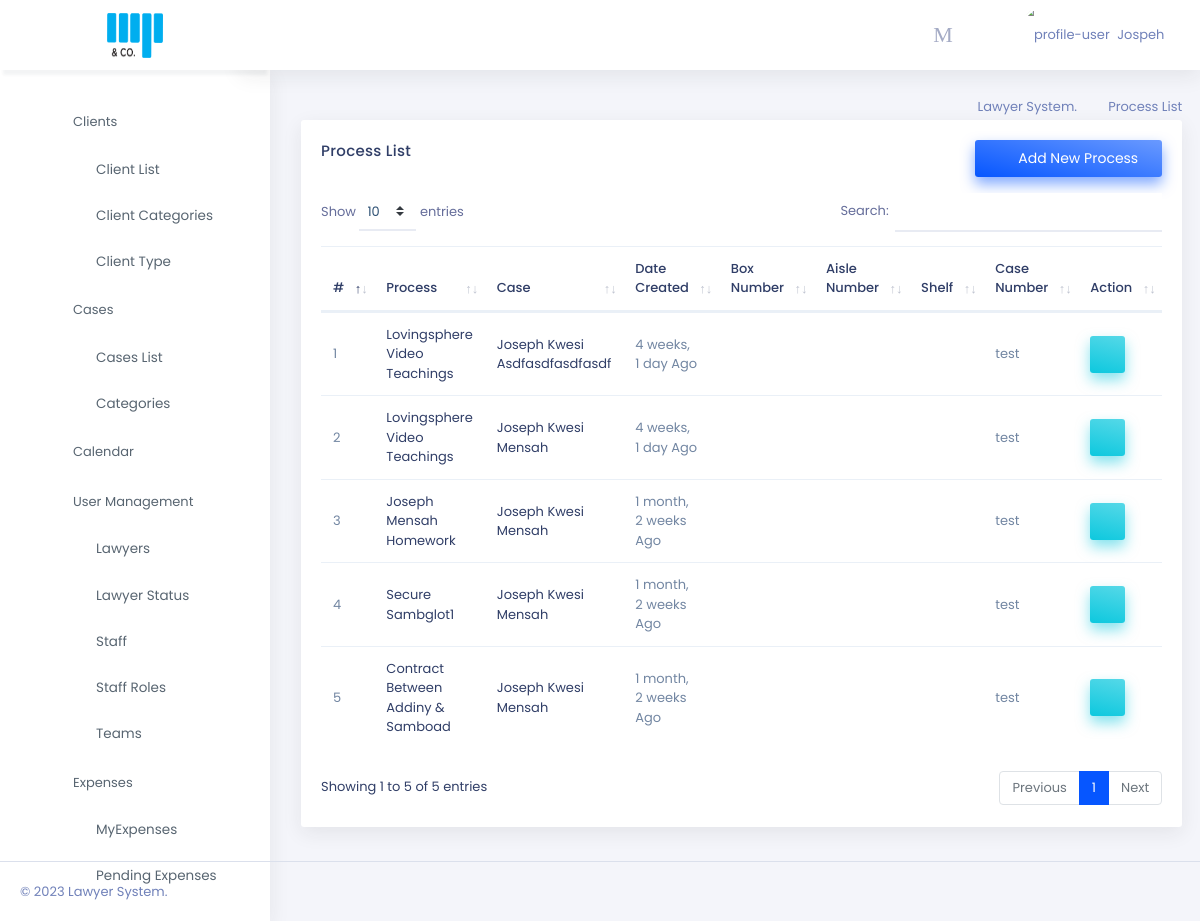
Page /cases/processes/list (signed in) on the committed database.
### lawyers/models.py (models this page shows, shortened)
class User(AbstractUser):
    avatar = models.ImageField(
        upload_to="avatars/", null=True, blank=True)
    phone = models.CharField(default="", max_length=50)
    team=models.ForeignKey('lawyers.Team',null=True, on_delete=models.SET_NULL) #added team: 13.04.2021
    is_lawyer = models.BooleanField(default=False)

### cases/models.py (models this page shows, shortened)
class Process(models.Model):
    case = models.ForeignKey(Case, on_delete=models.CASCADE)
    process = models.CharField(max_length=250, blank=True,null=True)
    description = RichTextField(blank=True,null=True)
    date_added = models.DateTimeField(auto_now=True)
    added_by = models.ForeignKey(
        "lawyers.User", null=True, on_delete=models.SET_NULL)
    process_file=models.FileField(upload_to="processes/", null=True)
    box_number = models.CharField(max_length=250,default="")
    aisle_number=models.CharField(max_length=250,default="")
    shelf=models.CharField(max_length=250,default="")
    archived=models.BooleanField(default=False)
    class Meta:
        verbose_name = 'Process'
        verbose_name_plural = 'Processes'
        ordering = ['-date_added']

class Case(models.Model):
    name = models.CharField(max_length=350)
    description = RichTextField(blank=True,null=True)
    category = models.ManyToManyField(Category, blank = True)
    court_number = models.CharField(max_length=250, null=True, blank=True)
    suit_number = models.CharField(max_length=250,null=True,blank=True)
    case_number = models.CharField(max_length=250, null=True, blank=True)
    representative = models.ForeignKey(
        Representative, null=True,blank=True ,on_delete=models.SET_NULL)
    lead_professional=models.ForeignKey('lawyers.Lawyer',related_name='lead_professional' ,null=True,on_delete=models.SET_NULL)
    confidential=models.BooleanField(default=False)
    team=models.ForeignKey('lawyers.Team',null=True, on_delete=models.SET_NULL)
    type=models.ForeignKey(CaseType,null=True, on_delete=models.SET_NULL)
    lawyer = models.ManyToManyField("lawyers.Lawyer", blank=True)
    staff = models.ManyToManyField("lawyers.OtherStaff", blank=True)
    chinese_wall=models.BooleanField(default=False)
    client = models.ManyToManyField('clients.Client')
    date_updated = models.DateTimeField(auto_now=True)
    date_added = models.DateTimeField(auto_now=False)
    date_received = models.DateTimeField(default=now,editable=True)
    court = models.ForeignKey(Court, null=True, on_delete=models.SET_NULL)
    closed = models.BooleanField(default=False)
    archived = models.BooleanField(default=False)
    comments = GenericRelation(Comment)
    added_by = models.ForeignKey("lawyers.user", on_delete=models.CASCADE)
    """Model definition for Case."""
    class Meta:
        verbose_name = 'Case'
        verbose_name_plural = 'Cases'
    def __str__(self):
        return self.name

### cases/views.py (the view)
# urls.py: path('cases/processes/list', list_processes, name="list_process"),
@login_required
def list_processes(request):
    staff=OtherStaff.objects.all()
    users=[]
    for i in staff:
        users.append(i.user)
    processes = Process.objects.all()
    return render(request, 'cases/processes/process_list.html', {'procs': processes,'form':ProcessForm2,'users':users})

### accounts/templatetags/auth_extras.py (called while the page is built)
@register.filter(name='has_group')
def has_group(user, group_name):
    group = Group.objects.get(name=group_name)
    return True if group in user.groups.all() else False

### cases/context_processors.py (called while the page is built)
def get_lawyer(user):
    try:
        qs=Lawyer.objects.get(user=user)
        return qs
    except :
        return None

### templates/cases/processes/process_list.html (shortened to what this page needs)
{% extends 'base.html' %}
{% load static %}
{% load auth_extras %}
{% load crispy_forms_tags %}
{% block content %}
<div class="page-content">
    <div class="container-fluid">
        <div class="row">
            <div class="col-sm-12">
                <div class="page-title-box">
                    <div class="float-right">
                        <ol class="breadcrumb">
                            <li class="breadcrumb-item"><a href="/">Lawyer System.</a></li>
                            <li class="breadcrumb-item active">Process List</li>
                        </ol>
                    </div>
                </div>
            </div>
        </div>
        <div class="row">
            <div class="col-12">
                <div class="card">
                    <div class="card-body">
                        <button class="btn btn-gradient-primary px-4 float-right mt-0 mb-3" data-toggle="modal"
                            data-target=".bd-example-modal-xl"><i class="mdi mdi-plus-circle-outline mr-2"></i>Add New
                            Process</button>
                        <h4 class="mt-0 header-title">Process List</h4>
                        <div class="table-responsive dash-social">
                            <table id="datatable" class="table">
                                <thead>
                                    <tr><th>#</th>
                                        <th>Process</th>
                                        <th>Case</th>
                                        <th>Date Created</th>
                                        <th>Box Number</th>
                                        <th>Aisle Number</th>
                                        <th>Shelf</th>
                                        <th>Case Number</th>
                                        <th>Action</th>
                                    </tr>
                                </thead>
                                <tbody>
                                    {% for proc in  procs %}
                                    <tr>
                                            <td>{{forloop.counter}}</td>
                                         <td> <a href="{% url 'cases:process_detail' proc.pk %}">{{proc.process|title}}</a>
                                        </td>
                                        <td> <a href="{% url 'cases:case_detail' proc.case.pk %}">{{proc.case|title}}</a>
                                        </td>
                                        <td> {{proc.date_added|timesince}} Ago</td>
                                        <td> {{proc.box_number|title}}</td>
                                        <td> {{proc.aisle_number|title}}</td>
                                        <td> {{proc.shelf|title}}</td>
                                        <td> {{proc.case.case_number}}</td>
                                        <td>
                                            <a href="{% url 'cases:process_detail' proc.pk %}"
                                                class="btn btn-gradient-secondary waves-effect waves-light"><i
                                                    class="mdi mdi-eye"></i></a>
                                        </td>
                                    </tr>
                                    {% endfor %}
                                </tbody>
                            </table>
                        </div>
                    </div>
                </div>
            </div>
        </div>
    </div>
</div>
{% endblock content %}

### templates/header.html (shortened to what this page needs)
{% load static %}
{% load auth_extras %}
{% load notification_tags %}
<body id='body'>
    <div class="topbar">
        <div class="topbar-left">
            {% if request.user|has_group:"Accounts" %}
            <a href="{% url 'account_dash' %}" class="logo">
                <span>
                    <img src="{% static './assets/images/logo.png' %}" alt="logo-small"
                        style="width: 56px;height:45px;">
                </span>
            </a>
            {% else %}
            <a href="/" class="logo">
                <span>
                    <img src="{% static './assets/images/logo.png' %}" alt="logo-small"
                        style="width: 56px;height:45px;">
                </span>
            </a>
            {% endif %}
        </div>
        <nav class="navbar-custom">
            <ul class="list-unstyled topbar-nav float-right mb-0">
                <li class="dropdown notification-list">
                    <a class="nav-link dropdown-toggle arrow-none waves-light waves-effect"
                        href="{% url 'cases:calendar'%}">
                        <i class="dripicons-calendar noti-icon"></i>
                    </a>
                </li>
                <li class="dropdown notification-list">
                    <a class="nav-link dropdown-toggle arrow-none waves-light waves-effect" data-toggle="dropdown"
                        href="#" role="button" aria-haspopup="false" aria-expanded="false">
                        <i class="dripicons-message noti-icon"></i>
                    </a>
                </li>
                <li class="dropdown">
                    <a class="nav-link dropdown-toggle waves-effect waves-light nav-user" data-toggle="dropdown"
                        href="#" role="button" aria-haspopup="false" aria-expanded="false">
                        {% if user.avatar %}
                            <img src="{{user.avatar.url}}" alt="profile-user" class="rounded-circle" />
                        {% else %}
                        <img src="{% static './assets/images/user.png' %}" alt="profile-user" class="rounded-circle" />
                        {% endif %}
                        <span class="ml-1 nav-user-name hidden-sm">
                            {% if user.is_authenticated %}
                            {{user.first_name|title}} {{user.last_name|title}}
                            {% endif %}
                            <i class=" mdi mdi-chevron-down"></i> </span>
                    </a>
                </li>
            </ul>
            <ul class="list-unstyled topbar-nav mb-0">
                <li>
                    <button class="button-menu-mobile nav-link waves-effect waves-light">
                        <i class="dripicons-menu nav-icon"></i>
                    </button>
                </li>
            </ul>
        </nav>
    </div>
    <div class="page-wrapper">
        <div class="left-sidenav">
            <ul class="metismenu left-sidenav-menu">
                     {% if request.user|has_group:'Accounts' %}
                <li>
                    <a href="javascript: void(0);"><i class="ti-wallet"></i><span>Accounts</span><span class="menu-arrow"><i
                                class="mdi mdi-chevron-right"></i></span></a>
                    <ul class="nav-second-level" aria-expanded="false">
                        <li class="nav-item"><a class="nav-link" href="{% url 'account_dash' %}"><i
                                    class="ti-control-record"></i>Dashboard</a></li>
                        <li class="nav-item"><a class="nav-link" href="{% url 'cases:renumerations' %}"><i
                                    class="ti-control-record"></i>Requests</a></li>
                        <li class="nav-item"><a class="nav-link" href="{% url 'clients:payment_list' %}"><i
                                    class="ti-control-record"></i>Payments</a></li>
                         <li class="nav-item"><a class="nav-link" href="{% url 'cases:client_payment_list' %}"><i
                                    class="ti-control-record"></i>Payment Requests</a></li>
                        <li class="nav-item"><a class="nav-link" href="{% url 'accounts:expenses' %}"><i
                                    class="ti-control-record"></i>All Expenses</a></li>
                        <li class="nav-item"><a class="nav-link" href="{% url 'accounts:invoice_list' %}"><i
                            class="ti-control-record"></i>Invoice</a></li>
                    </ul>
                </li>
{% else %}
                {% if request.user|has_group:'Lawyer' or request.user|has_group:'Staff' or request.user.is_superuser %}
                <li>
                    <a href="javascript: void(0);"><i class="ti-link"></i><span>Clients</span><span
                            class="menu-arrow"><i class="mdi mdi-chevron-right"></i></span></a>
                    <ul class="nav-second-level" aria-expanded="false">
                        <li class="nav-item"><a class="nav-link" href="{% url 'clients:client_list' %}"><i
                                    class="ti-control-record"></i>Client List</a></li>
                        <li class="nav-item"><a class="nav-link" href="{% url 'clients:cat_list' %}"><i
                                    class="ti-control-record"></i>Client Categories</a></li>
                        <li class="nav-item"><a class="nav-link" href="{% url 'clients:type_list' %}"><i
                            class="ti-control-record"></i>Client Type</a></li>
                    </ul>
                </li>
                <li>
                    <a href="javascript: void(0);"><i class="ti-briefcase"></i><span>Cases</span><span
                            class="menu-arrow"><i class="mdi mdi-chevron-right"></i></span></a>
                    <ul class="nav-second-level" aria-expanded="false">
                        <li class="nav-item"><a class="nav-link" href="{% url 'cases:case_list' %}"><i
                                    class="ti-control-record"></i>Cases List</a></li>
                        <li class="nav-item"><a class="nav-link" href="{% url 'cases:cat_list' %}"><i
                                    class="ti-control-record"></i>Categories</a></li>
                            </a></li>
                    </ul>
                <li>
                    <a href="{% url 'cases:calendar' %}"><i class="ti-calendar"></i><span>Calendar</span></a>
                </li>
                {% if request.user.is_superuser %}
                <li>
                    <a href="javascript: void(0);"><i class="ti-user"></i><span>User Management</span><span
                            class="menu-arrow"><i class="mdi mdi-chevron-right"></i></span></a>
                    <ul class="nav-second-level" aria-expanded="false">
                        <li class="nav-item"><a class="nav-link" href="{% url 'accounts:lawyer_list' %}"><i
                                    class="ti-control-record"></i>Lawyers</a></li>
                         <li class="nav-item"><a class="nav-link" href="{% url 'accounts:status_list' %}"><i
                                    class="ti-control-record"></i>Lawyer Status</a></li>
                        <li class="nav-item"><a class="nav-link" href="{% url 'accounts:staff_list' %}"><i
                                    class="ti-control-record"></i>Staff</a></li>
                         <li class="nav-item"><a class="nav-link" href="{% url 'accounts:role_list' %}"><i
                                    class="ti-control-record"></i>Staff Roles</a></li>
                        <li class="nav-item"><a class="nav-link" href="{% url 'accounts:teams' %}"><i
                                    class="ti-control-record"></i>Teams</a></li>
                    </ul>
                </li>
                {% endif %}
                {% if request.user|has_group:'Lawyer' or request.user|has_group:"Staff" or request.user.is_superuser %}
                <li>
                    <a href="javascript: void(0);"><i class="ti-plus"></i><span>Expenses</span><span class="menu-arrow"><i
                                class="mdi mdi-chevron-right"></i></span></a>
                    <ul class="nav-second-level" aria-expanded="false">
                        <li class="nav-item"><a class="nav-link" href="{% url 'cases:expenses' %}"><i
                                    class="ti-control-record"></i>MyExpenses</a></li>
                {% if request.user|has_group:'Lawyer' %}
                        <li class="nav-item"><a class="nav-link" href="{% url 'cases:pending_expenses' %}"><i
                            class="ti-control-record"></i>Pending Expenses</a></li>
                        {%endif %}
                    </ul>
                </li>
                {% endif %}
                {% endif %}
                {% endif %}
        </div>

### static/chat/style.css (style rules this page uses)
body { font-size: 15px; }

### rows in the picture
User: first_name "Jospeh"
Process: process "Lovingsphere Video Teachings", case "Joseph Kwesi Asdfasdfasdfasdf", date_added "4 weeks, 1 day", case.case_number "test"
Process: process "Lovingsphere Video Teachings", case "Joseph Kwesi Mensah", date_added "4 weeks, 1 day", case.case_number "test"
Process: process "Joseph Mensah Homework", case "Joseph Kwesi Mensah", date_added "1 month, 2 weeks", case.case_number "test"
Process: process "Secure Sambglot1", case "Joseph Kwesi Mensah", date_added "1 month, 2 weeks", case.case_number "test"
Process: process "Contract Between Addiny & Samboad", case "Joseph Kwesi Mensah", date_added "1 month, 2 weeks", case.case_number "test"
